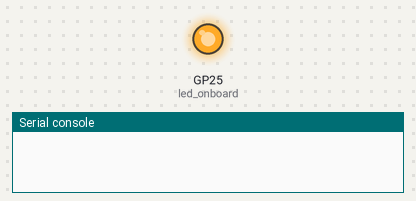
Bench run of a program on a simulated Raspberry Pi Pico running MicroPython. Parts: output pins drawn as LEDs (lit = HIGH), the last lines printed to the serial console.

Above: at 2.5 s.
At 7.5 s:
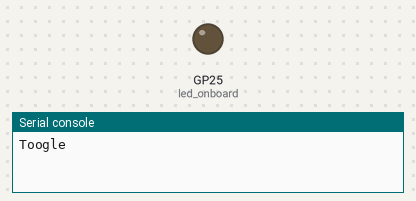
Timing chart, 0 to 13.0 s (numbered marks = the images above):
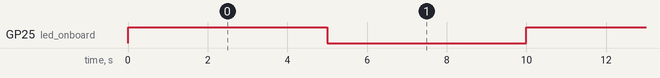

Measured:
- by itself, GP25 (led_onboard): alternates HIGH for 5.0 s and LOW for 5.0 s

The program:

onboard_led.py
```python
import machine
import utime

led_onboard = machine.Pin(25, machine.Pin.OUT)

while True:
    #led_onboard.value(1)
    led_onboard.toggle()# toggle led
    utime.sleep(5)
    #led_onboard.value(0)
    print("Toogle")
```
